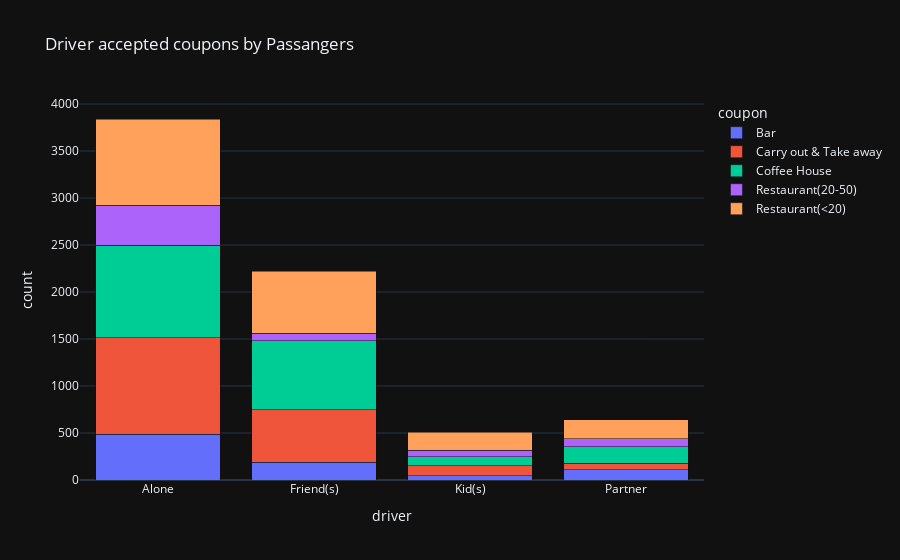

Here is the notebook cell this chart was saved with:
### Markdown cell above
### Independent Investigation

Using the bar coupon example as motivation, you are to explore one of the other coupon groups and try to determine the characteristics of passengers who accept the coupons.

### Code cell
data = df_new.loc[df_new['Y'] == 1].groupby(['coupon','passanger','Y'])[['income']].count().reset_index()
data.rename(columns={'income':'count', 'passanger':'driver'}, inplace=True)
px.bar(data, x="driver", y='count', color='coupon' ,barmode = 'stack', title='Driver accepted coupons by Passangers')

### Figure 1 — Plotly figure (JSON) as saved in the notebook; plotly's stock layout.template omitted (floating-point values rounded to 4 significant figures)
{"data": [{"alignmentgroup": "True", "hovertemplate": "coupon=Bar<br>driver=%{x}<br>count=%{y}<extra></extra>", "legendgroup": "Bar", "marker": {"color": "#636efa", "pattern": {"shape": ""}}, "name": "Bar", "offsetgroup": "Bar", "orientation": "v", "showlegend": true, "textposition": "auto", "x": ["Alone", "Friend(s)", "Kid(s)", "Partner"], "xaxis": "x", "y": [489, 188, 43, 107], "yaxis": "y", "type": "bar"}, {"alignmentgroup": "True", "hovertemplate": "coupon=Carry out & Take away<br>driver=%{x}<br>count=%{y}<extra></extra>", "legendgroup": "Carry out & Take away", "marker": {"color": "#EF553B", "pattern": {"shape": ""}}, "name": "Carry out & Take away", "offsetgroup": "Carry out & Take away", "orientation": "v", "showlegend": true, "textposition": "auto", "x": ["Alone", "Friend(s)", "Kid(s)", "Partner"], "xaxis": "x", "y": [1022, 560, 107, 71], "yaxis": "y", "type": "bar"}, {"alignmentgroup": "True", "hovertemplate": "coupon=Coffee House<br>driver=%{x}<br>count=%{y}<extra></extra>", "legendgroup": "Coffee House", "marker": {"color": "#00cc96", "pattern": {"shape": ""}}, "name": "Coffee House", "offsetgroup": "Coffee House", "orientation": "v", "showlegend": true, "textposition": "auto", "x": ["Alone", "Friend(s)", "Kid(s)", "Partner"], "xaxis": "x", "y": [988, 733, 100, 174], "yaxis": "y", "type": "bar"}, {"alignmentgroup": "True", "hovertemplate": "coupon=Restaurant(20-50)<br>driver=%{x}<br>count=%{y}<extra></extra>", "legendgroup": "Restaurant(20-50)", "marker": {"color": "#ab63fa", "pattern": {"shape": ""}}, "name": "Restaurant(20-50)", "offsetgroup": "Restaurant(20-50)", "orientation": "v", "showlegend": true, "textposition": "auto", "x": ["Alone", "Friend(s)", "Kid(s)", "Partner"], "xaxis": "x", "y": [426, 78, 65, 89], "yaxis": "y", "type": "bar"}, {"alignmentgroup": "True", "hovertemplate": "coupon=Restaurant(<20)<br>driver=%{x}<br>count=%{y}<extra></extra>", "legendgroup": "Restaurant(<20)", "marker": {"color": "#FFA15A", "pattern": {"shape": ""}}, "name": "Restaurant(<20)", "offsetgroup": "Restaurant(<20)", "orientation": "v", "showlegend": true, "textposition": "auto", "x": ["Alone", "Friend(s)", "Kid(s)", "Partner"], "xaxis": "x", "y": [916, 662, 193, 199], "yaxis": "y", "type": "bar"}], "layout": {"xaxis": {"anchor": "y", "domain": [0.0, 1.0], "title": {"text": "driver"}}, "yaxis": {"anchor": "x", "domain": [0.0, 1.0], "title": {"text": "count"}}, "legend": {"title": {"text": "coupon"}, "tracegroupgap": 0}, "title": {"text": "Driver accepted coupons by Passangers"}, "barmode": "stack"}}
